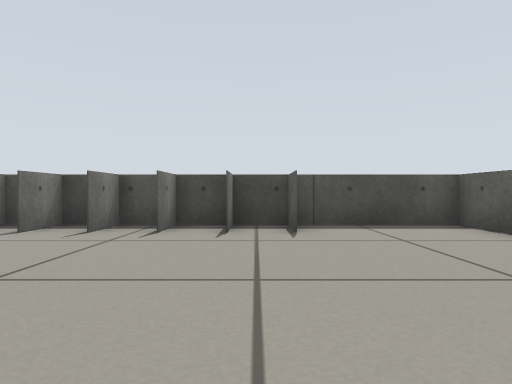
[1] (above)

21 first-person views from a walk through a world built for the Gazebo simulator. The camera is 0.33 m above the floor, looks level and sees 75° across. The floor is counted in squares, 0.5 m on a side. Each view is taken from the middle of a square. On the plan, view 1 faces up. The plan holds only what a view shows up to about 10 squares ahead; the rest is blank.

[2]
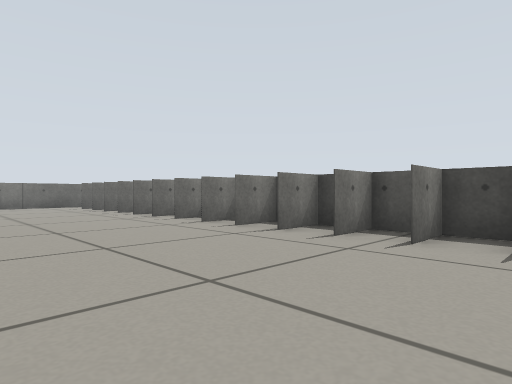

[3]
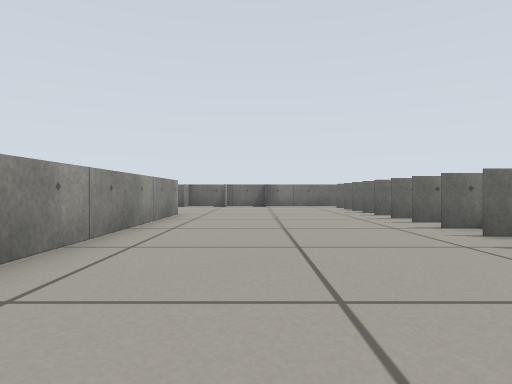

[4]
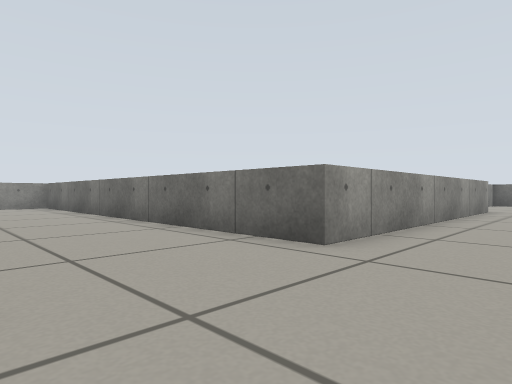

[5]
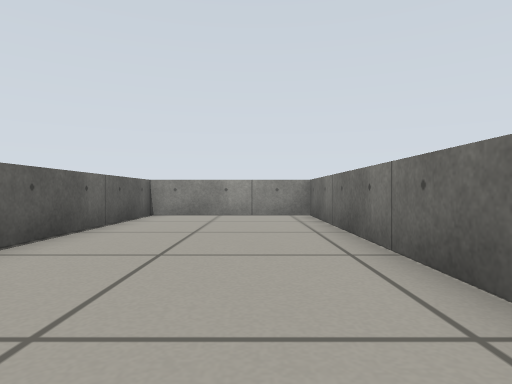

[6]
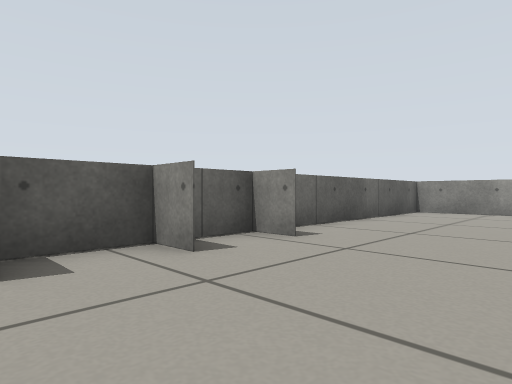

[7]
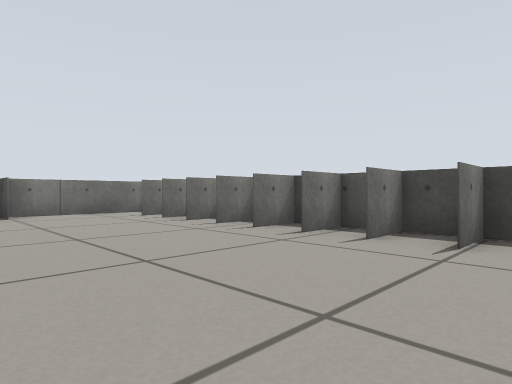

[8]
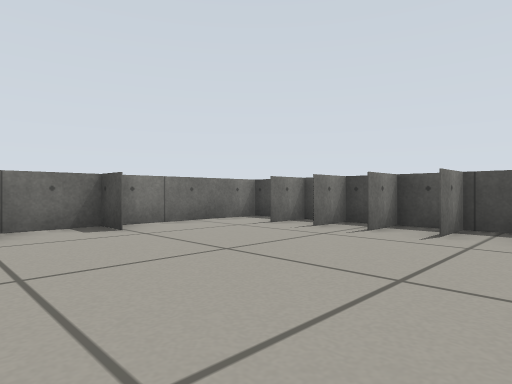

[9]
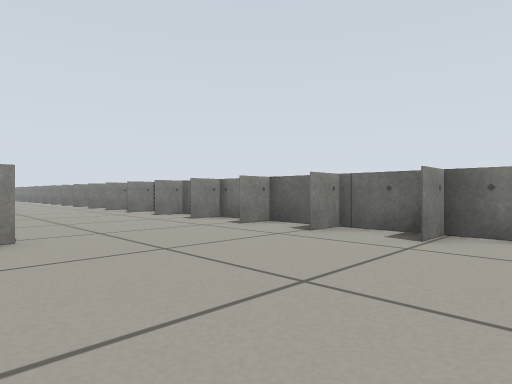

[10]
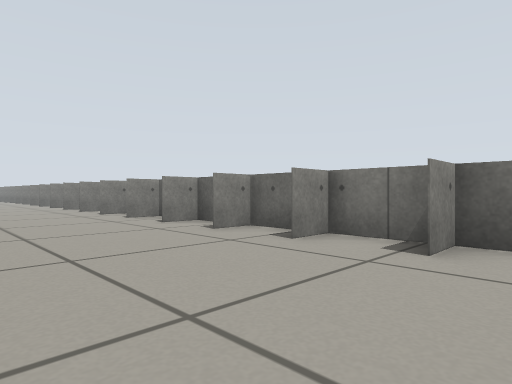

[11]
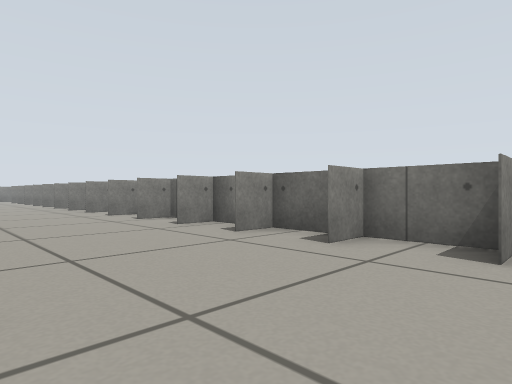

[12]
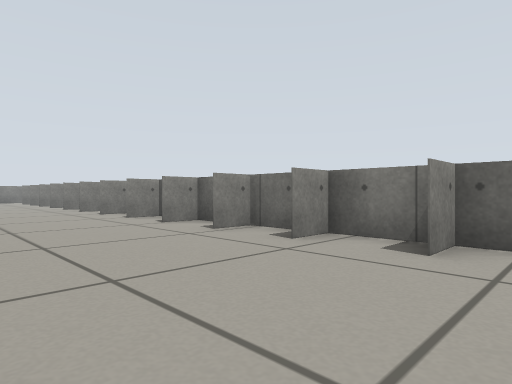

[13]
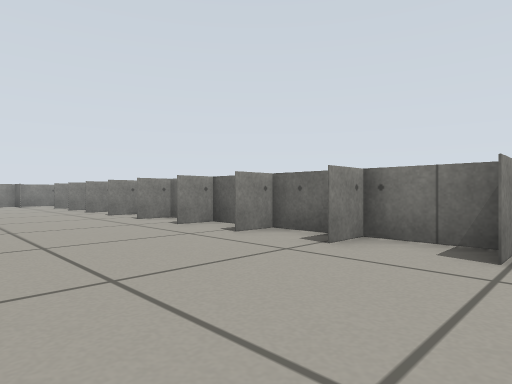

[14]
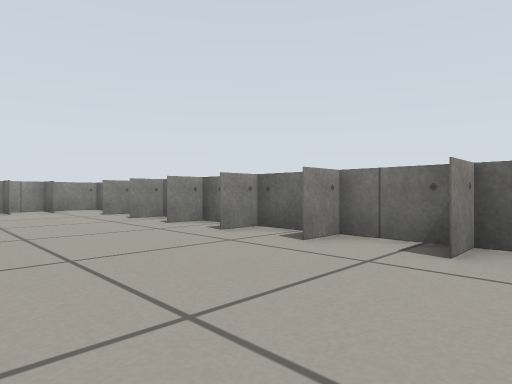

[15]
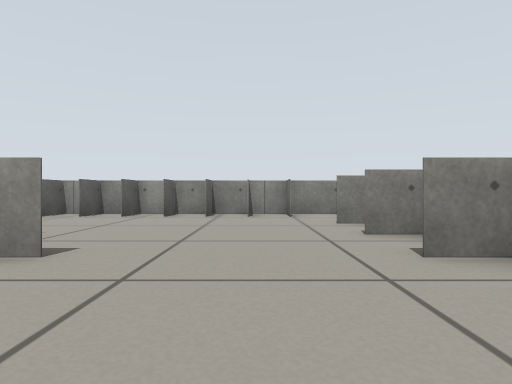

[16]
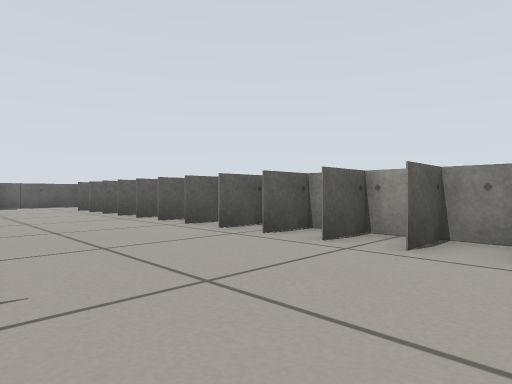

[17]
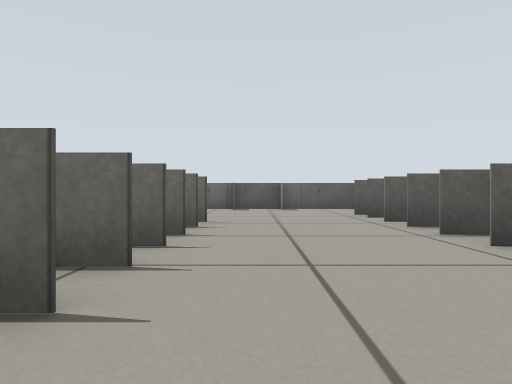

[18]
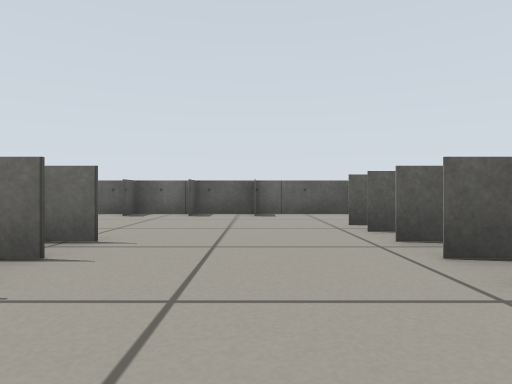

[19]
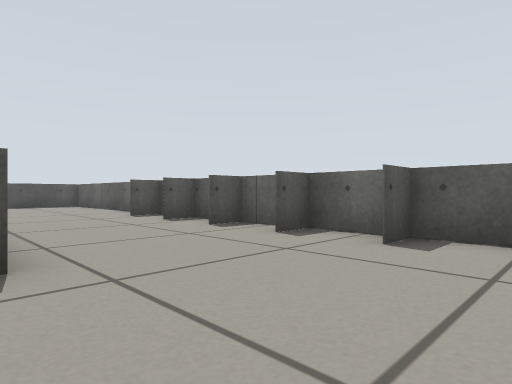

[20]
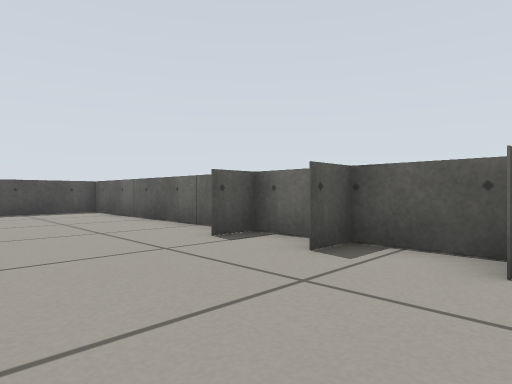

[21]
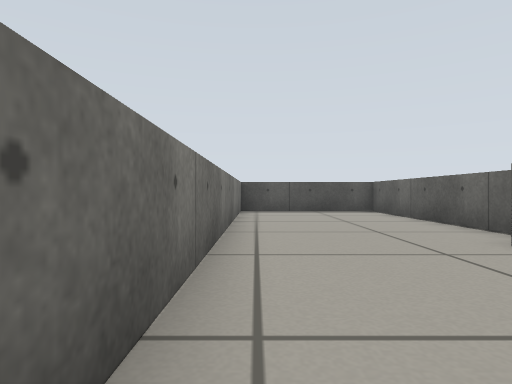

### Floor plan
Key: @ floor where view 1 was taken; # wall or solid block; . floor.
Columns run from 16 left of view 1 to 4 right of it. Each row starts with its distance up from view 1.
  7 #########    ########
  6 #.####.########.##..#
  5 #...................#
  4 #...................
  3 #...................
  2 ##..................
  1 ##..................
  0 #...............@...
 -1 ##....##########...
 -2 #.....         #...
 -3 ##....         #....#
 -4 #.....         #....#
 -5 ##...          #....#
 -6 #.....         #....#
 -7 ##...          #....#
 -8 ##...          #....#
 -9 #.....         #....#
-10 ##....         #....#
-11 #.....         #....#
-12 ##....         #....#
-13 #.....         #....#
-14 ##...          ######
-15 #.....         #....#
-16 ##...          #....#
-17 ##...          #....#
-18 #.....         #....#
-19 ##....         #....#
-20 #.....         #....#
-21 ##....         #....#
-22 #.....         #....#
-23 ##....         #....#
-24 #.....         #....#
-25 ##...          #...##
-26 ##...##       ##...##
-27 #......      ##.....#
-28 ##.....  ######.....#
-29  ...................#
-30  #..................#
-31  ...................#
-32  .####.########.##..#
-33   #######    ####   #

Positions as (right, up) in squares from view 1, and headings:
1: (0, 0), facing up
2: (0, 1), facing up-left
3: (0, 2), facing left
4: (3, 2), facing down-left
5: (1, -4), facing down
6: (0, -2), facing down-right
7: (-5, 1), facing up-left
8: (-9, 0), facing up-left
9: (-10, 4), facing down-left
10: (-11, 0), facing down-left
11: (-11, -6), facing down-left
12: (-11, -9), facing down-left
13: (-11, -15), facing down-left
14: (-11, -20), facing down-left
15: (-13, -23), facing down
16: (-12, -28), facing down-right
17: (-9, -29), facing right
18: (-6, -30), facing right
19: (-1, -30), facing up-right
20: (0, -25), facing up-right
21: (0, -25), facing up
